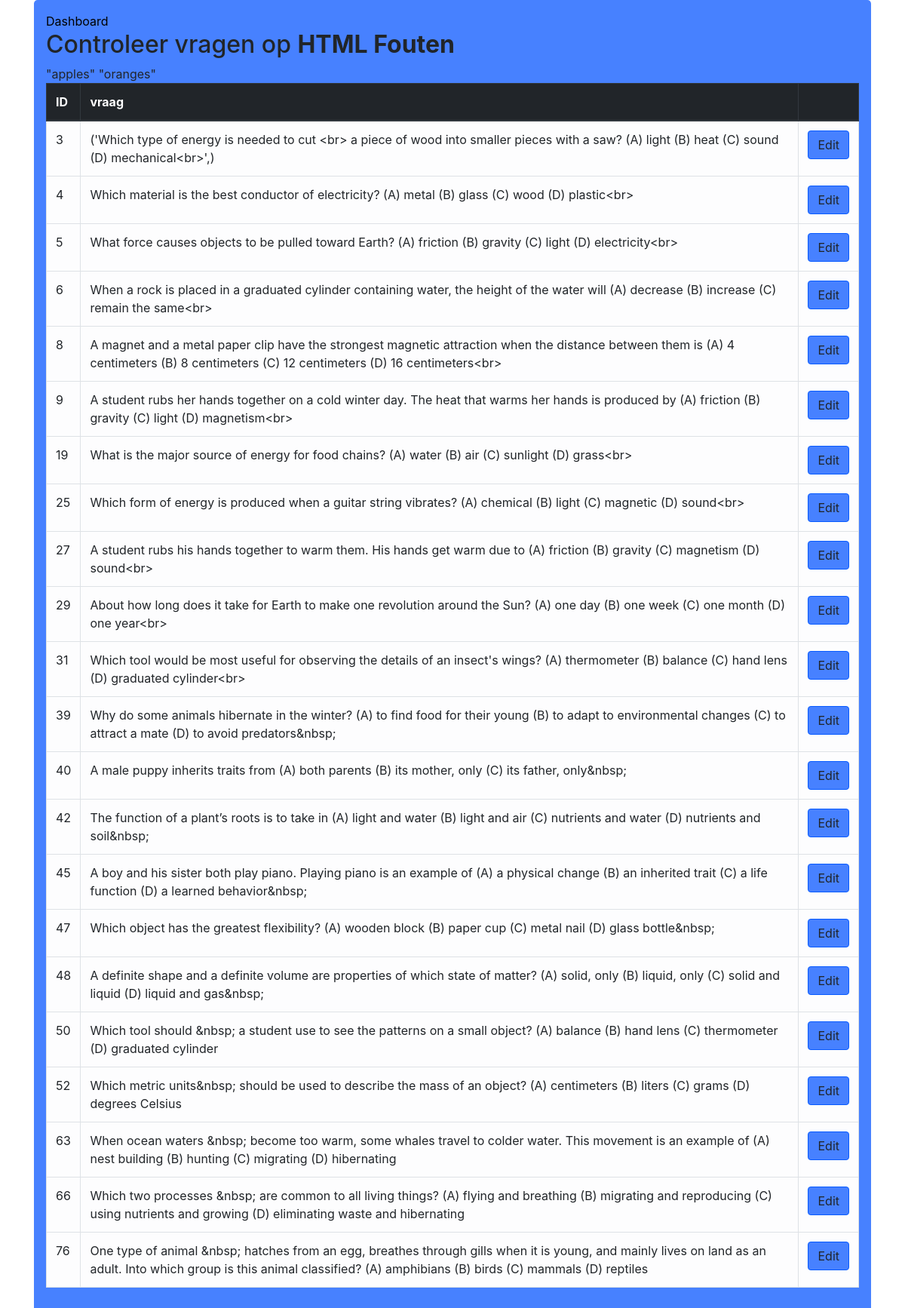
The app's page /editor/cleaner/, older data.
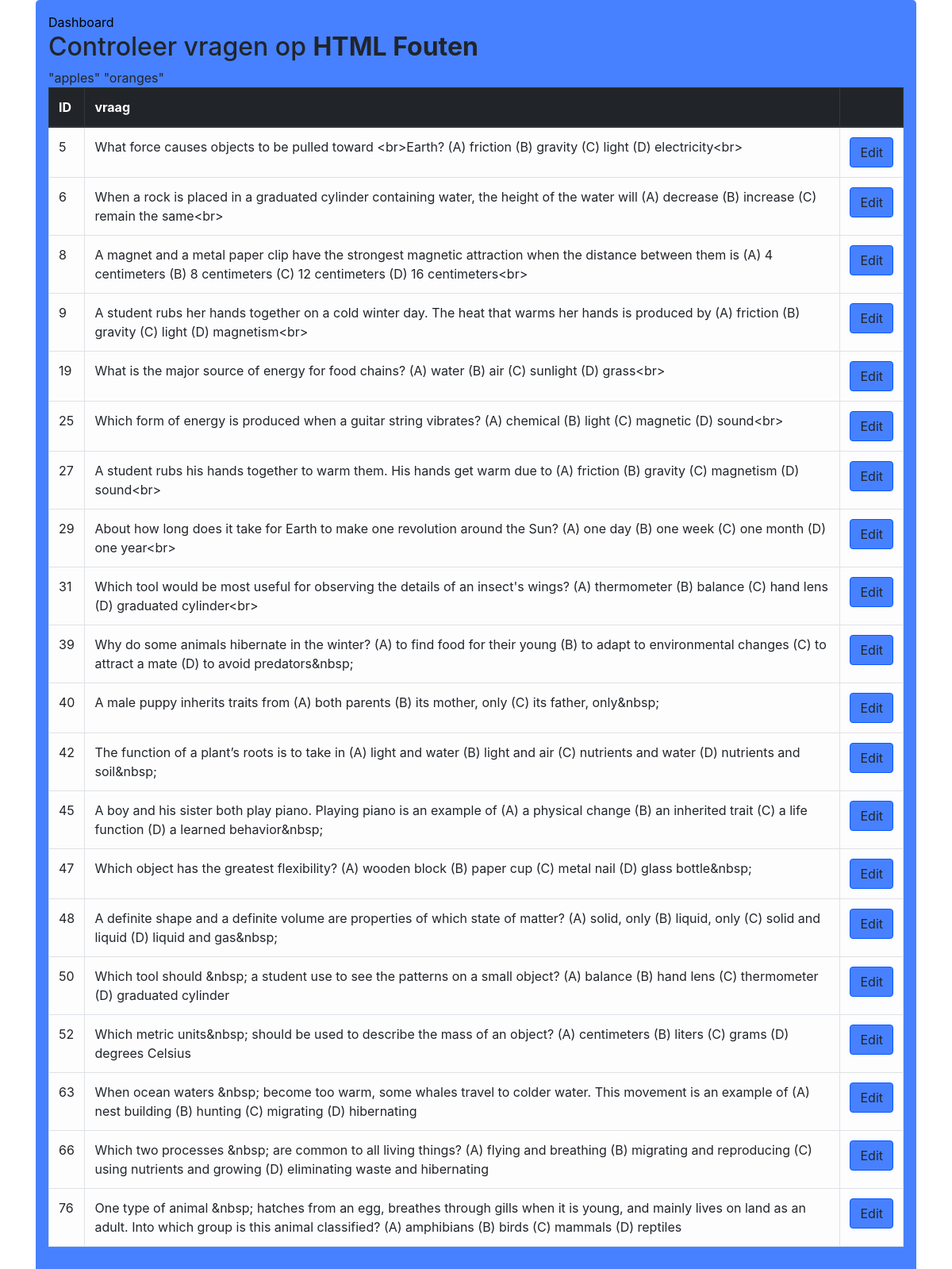
The same page, newer data.
### tables this page shows
CREATE TABLE `vragen` (
  `id` integer NOT NULL
,  `leerdoel` integer DEFAULT NULL
,  `vraag` text NOT NULL
,  `auteur` integer DEFAULT NULL
);

### main.py (the view)
@app.route("/editor/cleaner/")
def htmleditor():
    con = sqlite3.connect(DATABASE)
    con.row_factory = sqlite3.Row
    cur = con.cursor()
    cur.execute("SELECT * FROM vragen WHERE vraag LIKE '%<br>%' OR vraag LIKE '%&nbsp;%'")
    rows = cur.fetchall()
    return render_template("HTMLeditor.html",rows = rows)

### main.py (called while the page is built)
@app.teardown_appcontext
def close_connection(exception):
    db = getattr(g, '_database', None)
    if db is not None:
        db.close()

@app.before_request
def before_request():
    g.user = None
    if 'user_id' in session:
        user = [x for x in users if x.id == session['user_id']][0]
        g.user = user

### templates/HTMLeditor.html (shortened to what this page needs)
<!DOCTYPE html>
<html lang="en">
<head>
    <link rel="stylesheet" href="/static/bootstrap.css" type="text/css">
</head>
<body>
<main>
<div class="container">
    <div class="row">
        <div class="col md-12">
            <div class="jumbotron p-3">
                <ul class="nav">
                    <a href="{{ url_for('menu') }}">Dashboard</a>
                </ul>
                <h2>Controleer vragen op <b>HTML Fouten</b></h2>
                    <a> "apples" "oranges" </a>
                <table class="table table-hover table-light table-bordered">
                    <thead class="thead-dark">
                    <tr>
                        <th>ID</th>
                        <th>vraag</th>
                        <th></th>
                    </thead>
                   {% for row in rows %}
                    <tr>
                        <td>{{row.id}}</td>
                        <td>{{row.vraag}}</td>
                        <td>
                            <a href="/editor/htmlcleaner/update/{{row.id}}" class="btn btn-warning btn-xs" data-toggle="modal" data-target="#modaledit{{row.id}}">Edit</a>
                        </td>
                    </tr>
            {% endfor %}
        </div>
    </main>
    </body>
</html>

Row changes from the older to the newer data that the page shows:
no longer on this page (row edited): vragen: id "3", vraag "('Which type of energy is needed to cut <br> a piece of wood into smaller pieces with a saw? (A) light (B) heat (C) sound (D) mechanical<br>',)"
no longer on this page (row edited): vragen: id "4", vraag "Which material is the best conductor of electricity? (A) metal (B) glass (C) wood (D) plastic<br>"
changed vragen: vraag "What force causes objects to be pulled toward Earth? (A) friction (B) gravity (C) light (D) electricity<br>" → "What force causes objects to be pulled toward <br>Earth? (A) friction (B) gravity (C) light (D) electricity<br>"
